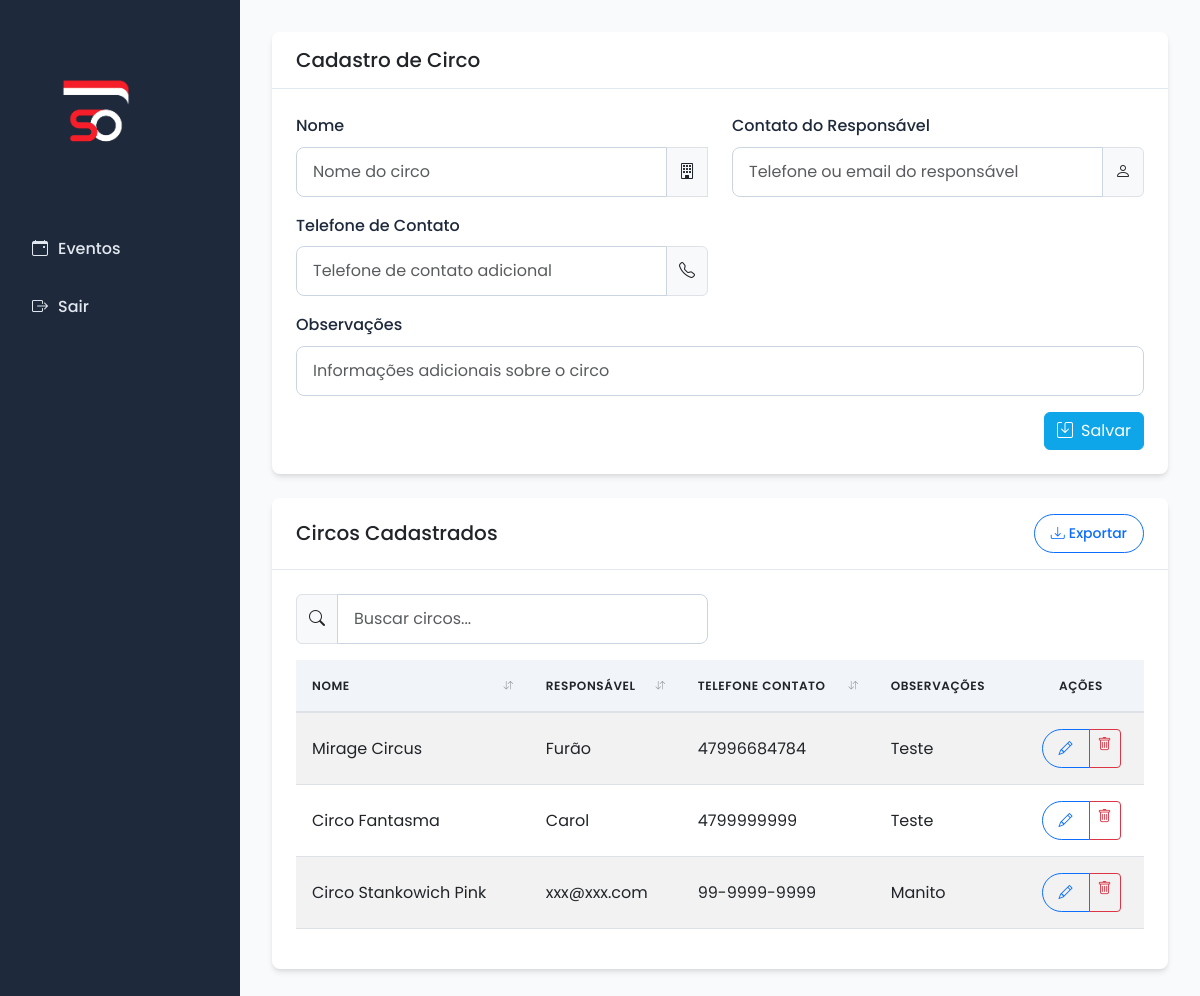
The page /cadastros/circos on the database as committed earlier.
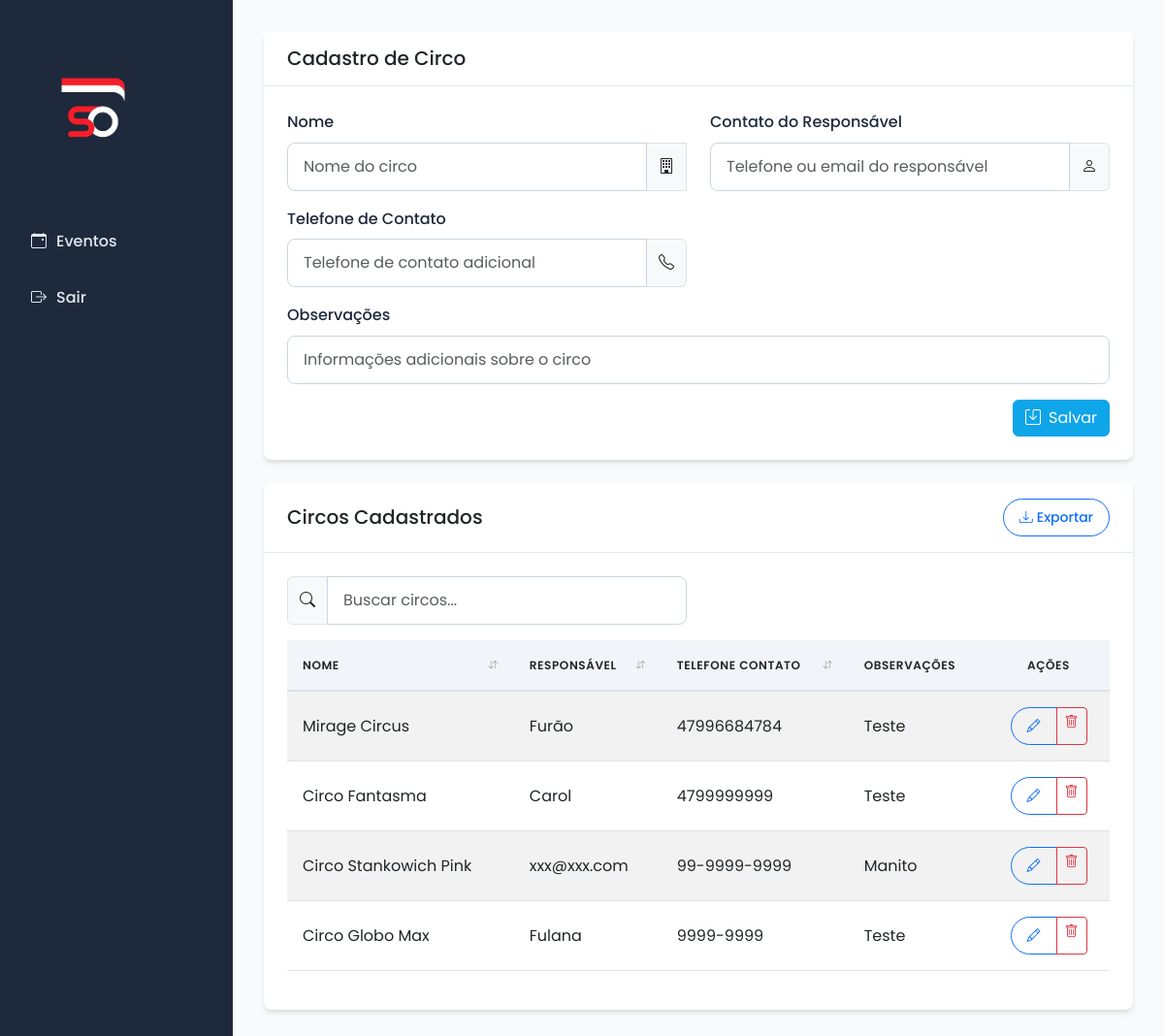
The same page on the database as committed later.
### models.py (models this page shows)
class Circo(db.Model):
    __tablename__ = 'circo'
    id_circo = db.Column(db.Integer, primary_key=True)
    nome = db.Column(db.String, nullable=False)
    contato_responsavel = db.Column(db.String)
    telefone_contato = db.Column(db.String)
    observacoes = db.Column(db.String)
    eventos = db.relationship('Evento', backref='circo', foreign_keys='Evento.id_circo')

### app.py (the view, shortened to what this page needs)
@app.route('/cadastros/circos', methods=['GET', 'POST'])
def cadastrar_circo():
    form = CircoForm()
    circos = Circo.query.all()
    return render_template('cadastrar_circo.html', form=form, circos=circos)

### forms.py
class CircoForm(FlaskForm):
    nome = StringField('Nome', validators=[InputRequired()])
    contato_responsavel = StringField('Contato do Responsável')
    telefone_contato = StringField('Telefone de Contato')
    observacoes = StringField('Observações')

### templates/cadastrar_circo.html (shortened to what this page needs)
{% extends 'base.html' %}
{% block content %}
<div class="card mb-4">
    <div class="card-header d-flex justify-content-between align-items-center">
        <h5 class="mb-0">Cadastro de Circo</h5>
    </div>
    <div class="card-body">
        <form method="POST" class="needs-validation" novalidate>
            <div class="row">
                <div class="col-md-6 mb-3">
                    {{ form.nome.label(class="form-label") }}
                    <div class="input-group">
                        {{ form.nome(class="form-control", placeholder="Nome do circo", required=true) }}
                        <span class="input-group-text"><i class="bi bi-building"></i></span>
                    </div>
                </div>
                <div class="col-md-6 mb-3">
                    {{ form.contato_responsavel.label(class="form-label") }}
                    <div class="input-group">
                        {{ form.contato_responsavel(class="form-control", placeholder="Telefone ou email do responsável") }}
                        <span class="input-group-text"><i class="bi bi-person"></i></span>
                    </div>
                </div>
            </div>
            <div class="row">
                <div class="col-md-6 mb-3">
                    {{ form.telefone_contato.label(class="form-label") }}
                    <div class="input-group">
                        {{ form.telefone_contato(class="form-control", placeholder="Telefone de contato adicional") }}
                        <span class="input-group-text"><i class="bi bi-telephone"></i></span>
                    </div>
                </div>
            </div>
            <div class="mb-3">
                {{ form.observacoes.label(class="form-label") }}
                {{ form.observacoes(class="form-control", rows="3", placeholder="Informações adicionais sobre o circo") }}
            </div>
            <div class="d-flex justify-content-end">
                <button type="submit" class="btn btn-primary">
                    <i class="bi bi-save me-2"></i>Salvar
                </button>
            </div>
        </form>
    </div>
</div>
<div class="card">
    <div class="card-header d-flex justify-content-between align-items-center">
        <h5 class="mb-0">Circos Cadastrados</h5>
        <div>
            <button class="btn btn-sm btn-outline-primary" id="btnExportar">
                <i class="bi bi-download me-1"></i>Exportar
            </button>
        </div>
    </div>
    <div class="card-body">
        {% if circos %}
        <div class="row mb-3">
            <div class="col-md-6">
                <div class="input-group">
                    <span class="input-group-text"><i class="bi bi-search"></i></span>
                    <input type="text" class="form-control" id="searchInput" placeholder="Buscar circos..." onkeyup="searchTable()">
                </div>
            </div>
        </div>
        <div class="table-responsive">
            <table class="table table-hover table-striped sortable-table" id="circosTable">
                <thead>
                    <tr>
                        <th>Nome</th>
                        <th>Responsável</th>
                        <th>Telefone Contato</th>
                        <th>Observações</th>
                        <th class="text-center no-sort">Ações</th>
                    </tr>
                </thead>
                <tbody>
                    {% for circo in circos %}
                    <tr>
                        <td>{{ circo.nome }}</td>
                        <td>{{ circo.contato_responsavel }}</td>
                        <td>{{ circo.telefone_contato or '-' }}</td>
                        <td>{{ circo.observacoes }}</td>
                        <td class="text-center">
                            <div class="btn-group" role="group">
                                <a href="{{ url_for('editar_circo', id=circo.id_circo) }}" class="btn btn-sm btn-outline-primary" title="Editar">
                                    <i class="bi bi-pencil"></i>
                                </a>
                                <a href="{{ url_for('excluir_circo', id=circo.id_circo) }}" class="btn btn-sm btn-outline-danger"
                                   onclick="return confirm('Tem certeza que deseja excluir este circo?')" title="Excluir">
                                    <i class="bi bi-trash"></i>
                                </a>
                            </div>
                        </td>
                    </tr>
                    {% endfor %}
                </tbody>
            </table>
        </div>
        {% else %}
        <div class="alert alert-info">
            <i class="bi bi-info-circle me-2"></i>Nenhum circo cadastrado.
        </div>
        {% endif %}
    </div>
</div>
{% endblock %}

### templates/base.html (shortened to what this page needs)
<!DOCTYPE html>
<html lang="pt-br">
<head>
    <link href="https://cdn.jsdelivr.net/npm/bootstrap@5.3.0/dist/css/bootstrap.min.css" rel="stylesheet">
    <link href="https://cdn.jsdelivr.net/npm/bootstrap-icons@1.10.5/font/bootstrap-icons.css" rel="stylesheet">
    <link rel="stylesheet" href="https://cdnjs.cloudflare.com/ajax/libs/font-awesome/6.0.0/css/all.min.css">
    <link rel="stylesheet" href="{{ url_for('static', filename='style.css') }}">
</head>
<body>
    <div class="layout">
        <div class="sidebar">
            <a href="{{ url_for('dashboard') }}">
                <img src="{{ url_for('static', filename='logo.png') }}" alt="Logo">
            </a>
            {% set categoria = session['categoria'] %}
            <a class="nav-link {% if request.endpoint == 'listar_eventos' %}active{% endif %}" href="{{ url_for('listar_eventos') }}">
                <i class="bi bi-calendar-event"></i> Eventos
            </a>
            <a class="nav-link" href="{{ url_for('logout') }}"><i class="bi bi-box-arrow-right"></i> Sair</a>
        </div>
        <div class="main-content">
            {% block content %}{% endblock %}
        </div>
    </div>
</body>
</html>

### static/style.css (style rules this page uses)
:root { --primary: #1e293b; --primary-light: #334155; --secondary: #0ea5e9; --success: #10b981; --danger: #ef4444; --warning: #f59e0b; --info: #3b82f6; --light: #f8fafc; --dark: #0f172a; --spacing-xs: 0.25rem; --spacing-sm: 0.5rem; --spacing-md: 1rem; --spacing-lg: 1.5rem; --spacing-xl: 2rem; --border-radius: 0.5rem; --box-shadow: 0 4px 6px -1px rgba(0, 0, 0, 0.1), 0 2px 4px -1px rgba(0, 0, 0, 0.06); }
body { font-family: 'Poppins', sans-serif; font-size: 16px; line-height: 1.6; color: #334155; background-color: #f8fafc; margin: 0; padding: 0; }
.layout { display: flex; min-height: 100vh; }
.sidebar { width: 240px; background-color: var(--primary); color: #ffffff; padding: 2rem 1rem; display: flex; flex-direction: column; align-items: flex-start; transition: all 0.3s ease; }
.sidebar img { max-width: 160px; margin-bottom: 2rem; }
.sidebar .nav-link { color: #e2e8f0; padding: 0.75rem 1rem; margin-bottom: 0.5rem; border-radius: 8px; width: 100%; font-weight: 500; display: flex; align-items: center; gap: 10px; transition: all 0.2s ease; }
.main-content { flex: 1; padding: 2rem; max-width: 1200px; margin: 0 auto; transition: all 0.3s ease; }
.btn-primary { background-color: var(--secondary); border-color: var(--secondary); }
.card { border-radius: var(--border-radius); box-shadow: var(--box-shadow); border: none; margin-bottom: var(--spacing-lg); overflow: hidden; }
.card-header { background-color: white; border-bottom: 1px solid #e2e8f0; padding: var(--spacing-md) var(--spacing-lg); font-weight: 600; }
.card-body { padding: var(--spacing-lg); }
.form-control { border-radius: var(--border-radius); padding: 0.75rem 1rem; border: 1px solid #cbd5e1; transition: all 0.2s ease; }
.form-label { font-weight: 500; margin-bottom: 0.5rem; color: var(--primary); }
.table { border-collapse: separate; border-spacing: 0; width: 100%; }
.table th { background-color: #f1f5f9; font-weight: 600; text-transform: uppercase; font-size: 0.75rem; letter-spacing: 0.05em; padding: 1rem; }
.table td { padding: 1rem; vertical-align: middle; }
.table-striped tbody tr:nth-of-type(odd) { background-color: #f8fafc; }
.sortable { position: relative; transition: background-color 0.2s ease; }
.sortable-table tbody { transition: opacity 0.15s ease; }
.sortable-table thead th.sortable { user-select: none; position: relative; }
.sortable-table thead th.sortable::before { content: ''; position: absolute; top: 0; left: 0; right: 0; bottom: 0; background: transparent; transition: background 0.2s ease; }
.sortable-table { position: relative; }
.sortable-table thead th { border-bottom: 2px solid #dee2e6; }
.sortable-table thead th.sortable { position: relative; }
.btn-outline-primary { transition: all 0.3s ease; border-radius: 25px; padding: 8px 16px; font-weight: 500; }
* { transition: box-shadow 0.3s ease, transform 0.3s ease; }

Rows that differ between the two databases and show on the page:
added Circo: nome "Circo Globo Max", contato_responsavel "Fulana", telefone_contato "9999-9999", observacoes "Teste"
